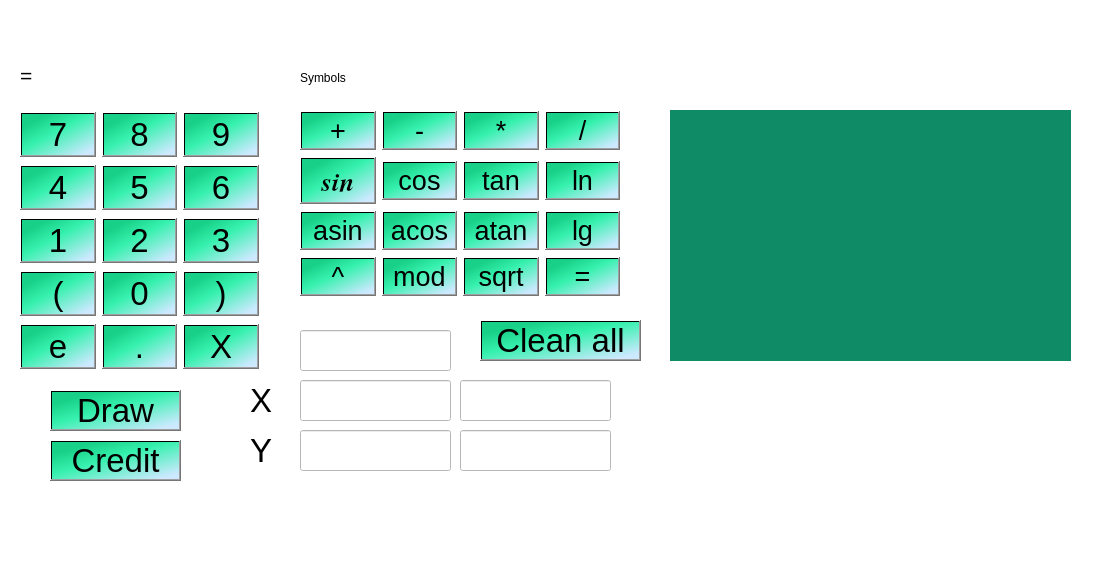
<?xml version="1.0" encoding="UTF-8"?>
<ui version="4.0">
 <class>MainWindow</class>
 <widget class="QMainWindow" name="SmartCalc_v2.0">
  <property name="geometry">
   <rect>
    <x>0</x>
    <y>0</y>
    <width>1099</width>
    <height>569</height>
   </rect>
  </property>
  <property name="windowTitle">
   <string>SmartCalc_v2.0</string>
  </property>
  <property name="styleSheet">
   <string notr="true">background-color: rgb(255, 255, 255);</string>
  </property>
  <widget class="QWidget" name="centralwidget">
   <widget class="QLabel" name="input">
    <property name="geometry">
     <rect>
      <x>20</x>
      <y>0</y>
      <width>1031</width>
      <height>51</height>
     </rect>
    </property>
    <property name="font">
     <font>
      <pointsize>16</pointsize>
     </font>
    </property>
    <property name="text">
     <string/>
    </property>
   </widget>
   <widget class="QLabel" name="result">
    <property name="geometry">
     <rect>
      <x>20</x>
      <y>50</y>
      <width>151</width>
      <height>51</height>
     </rect>
    </property>
    <property name="font">
     <font>
      <pointsize>16</pointsize>
     </font>
    </property>
    <property name="text">
     <string>=</string>
    </property>
   </widget>
   <widget class="QLineEdit" name="inout_X">
    <property name="geometry">
     <rect>
      <x>300</x>
      <y>330</y>
      <width>151</width>
      <height>41</height>
     </rect>
    </property>
   </widget>
   <widget class="QPushButton" name="clean_all">
    <property name="geometry">
     <rect>
      <x>480</x>
      <y>320</y>
      <width>161</width>
      <height>41</height>
     </rect>
    </property>
    <property name="font">
     <font>
      <pointsize>25</pointsize>
     </font>
    </property>
    <property name="styleSheet">
     <string notr="true">background-color: qlineargradient(spread:pad, x1:0.898, y1:0.943136, x2:0.01, y2:0, stop:0 rgba(204, 233, 255, 255), stop:0.515306 rgba(54, 241, 174, 255), stop:0.821429 rgba(24, 208, 135, 255));</string>
    </property>
    <property name="text">
     <string>Clean all</string>
    </property>
   </widget>
   <widget class="QLabel" name="label_2">
    <property name="geometry">
     <rect>
      <x>300</x>
      <y>70</y>
      <width>62</width>
      <height>16</height>
     </rect>
    </property>
    <property name="text">
     <string>Symbols</string>
    </property>
   </widget>
   <widget class="QLabel" name="symbols">
    <property name="geometry">
     <rect>
      <x>370</x>
      <y>70</y>
      <width>62</width>
      <height>16</height>
     </rect>
    </property>
    <property name="text">
     <string/>
    </property>
   </widget>
   <widget class="QLineEdit" name="inout_X_0">
    <property name="geometry">
     <rect>
      <x>300</x>
      <y>380</y>
      <width>151</width>
      <height>41</height>
     </rect>
    </property>
   </widget>
   <widget class="QLineEdit" name="inout_Y_1">
    <property name="geometry">
     <rect>
      <x>460</x>
      <y>430</y>
      <width>151</width>
      <height>41</height>
     </rect>
    </property>
   </widget>
   <widget class="QLineEdit" name="inout_X_1">
    <property name="geometry">
     <rect>
      <x>460</x>
      <y>380</y>
      <width>151</width>
      <height>41</height>
     </rect>
    </property>
   </widget>
   <widget class="QLineEdit" name="inout_Y_0">
    <property name="geometry">
     <rect>
      <x>300</x>
      <y>430</y>
      <width>151</width>
      <height>41</height>
     </rect>
    </property>
   </widget>
   <widget class="QLabel" name="label_3">
    <property name="geometry">
     <rect>
      <x>250</x>
      <y>430</y>
      <width>41</width>
      <height>41</height>
     </rect>
    </property>
    <property name="font">
     <font>
      <pointsize>25</pointsize>
     </font>
    </property>
    <property name="text">
     <string>Y</string>
    </property>
   </widget>
   <widget class="QLabel" name="label_4">
    <property name="geometry">
     <rect>
      <x>250</x>
      <y>380</y>
      <width>41</width>
      <height>41</height>
     </rect>
    </property>
    <property name="font">
     <font>
      <pointsize>25</pointsize>
     </font>
    </property>
    <property name="styleSheet">
     <string notr="true"/>
    </property>
    <property name="text">
     <string>X</string>
    </property>
   </widget>
   <widget class="QPushButton" name="pushButton">
    <property name="geometry">
     <rect>
      <x>50</x>
      <y>390</y>
      <width>131</width>
      <height>41</height>
     </rect>
    </property>
    <property name="font">
     <font>
      <pointsize>25</pointsize>
     </font>
    </property>
    <property name="styleSheet">
     <string notr="true">background-color: qlineargradient(spread:pad, x1:0.898, y1:0.943136, x2:0.01, y2:0, stop:0 rgba(204, 233, 255, 255), stop:0.515306 rgba(54, 241, 174, 255), stop:0.821429 rgba(24, 208, 135, 255));</string>
    </property>
    <property name="text">
     <string>Draw</string>
    </property>
   </widget>
   <widget class="QPushButton" name="pushButton_2">
    <property name="geometry">
     <rect>
      <x>50</x>
      <y>440</y>
      <width>131</width>
      <height>41</height>
     </rect>
    </property>
    <property name="font">
     <font>
      <pointsize>25</pointsize>
     </font>
    </property>
    <property name="styleSheet">
     <string notr="true">background-color: qlineargradient(spread:pad, x1:0.898, y1:0.943136, x2:0.01, y2:0, stop:0 rgba(204, 233, 255, 255), stop:0.515306 rgba(54, 241, 174, 255), stop:0.821429 rgba(24, 208, 135, 255));
</string>
    </property>
    <property name="text">
     <string>Credit</string>
    </property>
   </widget>
   <widget class="QCustomPlot" name="grap" native="true">
    <property name="geometry">
     <rect>
      <x>670</x>
      <y>110</y>
      <width>401</width>
      <height>251</height>
     </rect>
    </property>
    <property name="styleSheet">
     <string notr="true">background-color: rgb(15, 139, 102);</string>
    </property>
   </widget>
   <widget class="QWidget" name="gridLayoutWidget_2">
    <property name="geometry">
     <rect>
      <x>300</x>
      <y>110</y>
      <width>320</width>
      <height>187</height>
     </rect>
    </property>
    <layout class="QGridLayout" name="gridLayout_2">
     <item row="3" column="0">
      <widget class="QPushButton" name="_ASIN">
       <property name="font">
        <font>
         <pointsize>20</pointsize>
        </font>
       </property>
       <property name="styleSheet">
        <string notr="true">background-color: qlineargradient(spread:pad, x1:0.898, y1:0.943136, x2:0.01, y2:0, stop:0 rgba(204, 233, 255, 255), stop:0.515306 rgba(54, 241, 174, 255), stop:0.821429 rgba(24, 208, 135, 255));</string>
       </property>
       <property name="text">
        <string>asin</string>
       </property>
      </widget>
     </item>
     <item row="0" column="3">
      <widget class="QPushButton" name="_DIV">
       <property name="font">
        <font>
         <pointsize>20</pointsize>
        </font>
       </property>
       <property name="styleSheet">
        <string notr="true">background-color: qlineargradient(spread:pad, x1:0.898, y1:0.943136, x2:0.01, y2:0, stop:0 rgba(204, 233, 255, 255), stop:0.515306 rgba(54, 241, 174, 255), stop:0.821429 rgba(24, 208, 135, 255));</string>
       </property>
       <property name="text">
        <string>/</string>
       </property>
      </widget>
     </item>
     <item row="3" column="2">
      <widget class="QPushButton" name="_ATAN">
       <property name="font">
        <font>
         <pointsize>20</pointsize>
        </font>
       </property>
       <property name="styleSheet">
        <string notr="true">background-color: qlineargradient(spread:pad, x1:0.898, y1:0.943136, x2:0.01, y2:0, stop:0 rgba(204, 233, 255, 255), stop:0.515306 rgba(54, 241, 174, 255), stop:0.821429 rgba(24, 208, 135, 255));</string>
       </property>
       <property name="text">
        <string>atan</string>
       </property>
      </widget>
     </item>
     <item row="2" column="1">
      <widget class="QPushButton" name="_COS">
       <property name="font">
        <font>
         <pointsize>20</pointsize>
        </font>
       </property>
       <property name="styleSheet">
        <string notr="true">background-color: qlineargradient(spread:pad, x1:0.898, y1:0.943136, x2:0.01, y2:0, stop:0 rgba(204, 233, 255, 255), stop:0.515306 rgba(54, 241, 174, 255), stop:0.821429 rgba(24, 208, 135, 255));</string>
       </property>
       <property name="text">
        <string>cos</string>
       </property>
      </widget>
     </item>
     <item row="2" column="2">
      <widget class="QPushButton" name="_TAN">
       <property name="font">
        <font>
         <pointsize>20</pointsize>
        </font>
       </property>
       <property name="styleSheet">
        <string notr="true">background-color: qlineargradient(spread:pad, x1:0.898, y1:0.943136, x2:0.01, y2:0, stop:0 rgba(204, 233, 255, 255), stop:0.515306 rgba(54, 241, 174, 255), stop:0.821429 rgba(24, 208, 135, 255));</string>
       </property>
       <property name="text">
        <string>tan</string>
       </property>
      </widget>
     </item>
     <item row="3" column="1">
      <widget class="QPushButton" name="_ACOS">
       <property name="font">
        <font>
         <pointsize>20</pointsize>
        </font>
       </property>
       <property name="styleSheet">
        <string notr="true">background-color: qlineargradient(spread:pad, x1:0.898, y1:0.943136, x2:0.01, y2:0, stop:0 rgba(204, 233, 255, 255), stop:0.515306 rgba(54, 241, 174, 255), stop:0.821429 rgba(24, 208, 135, 255));</string>
       </property>
       <property name="text">
        <string>acos</string>
       </property>
      </widget>
     </item>
     <item row="0" column="0">
      <widget class="QPushButton" name="_SUM">
       <property name="font">
        <font>
         <pointsize>20</pointsize>
        </font>
       </property>
       <property name="styleSheet">
        <string notr="true">background-color: qlineargradient(spread:pad, x1:0.898, y1:0.943136, x2:0.01, y2:0, stop:0 rgba(204, 233, 255, 255), stop:0.515306 rgba(54, 241, 174, 255), stop:0.821429 rgba(24, 208, 135, 255));</string>
       </property>
       <property name="text">
        <string>+</string>
       </property>
      </widget>
     </item>
     <item row="2" column="3">
      <widget class="QPushButton" name="_LN">
       <property name="font">
        <font>
         <pointsize>20</pointsize>
        </font>
       </property>
       <property name="styleSheet">
        <string notr="true">background-color: qlineargradient(spread:pad, x1:0.898, y1:0.943136, x2:0.01, y2:0, stop:0 rgba(204, 233, 255, 255), stop:0.515306 rgba(54, 241, 174, 255), stop:0.821429 rgba(24, 208, 135, 255));</string>
       </property>
       <property name="text">
        <string>ln</string>
       </property>
      </widget>
     </item>
     <item row="2" column="0">
      <widget class="QPushButton" name="_SIN">
       <property name="font">
        <font>
         <family>TeX Gyre Termes</family>
         <pointsize>20</pointsize>
         <italic>true</italic>
         <bold>true</bold>
        </font>
       </property>
       <property name="styleSheet">
        <string notr="true">background-color: qlineargradient(spread:pad, x1:0.898, y1:0.943136, x2:0.01, y2:0, stop:0 rgba(204, 233, 255, 255), stop:0.515306 rgba(54, 241, 174, 255), stop:0.821429 rgba(24, 208, 135, 255));</string>
       </property>
       <property name="text">
        <string>sin</string>
       </property>
      </widget>
     </item>
     <item row="3" column="3">
      <widget class="QPushButton" name="_LG">
       <property name="font">
        <font>
         <pointsize>20</pointsize>
        </font>
       </property>
       <property name="styleSheet">
        <string notr="true">background-color: qlineargradient(spread:pad, x1:0.898, y1:0.943136, x2:0.01, y2:0, stop:0 rgba(204, 233, 255, 255), stop:0.515306 rgba(54, 241, 174, 255), stop:0.821429 rgba(24, 208, 135, 255));</string>
       </property>
       <property name="text">
        <string>lg</string>
       </property>
      </widget>
     </item>
     <item row="0" column="1">
      <widget class="QPushButton" name="_SUB">
       <property name="font">
        <font>
         <pointsize>20</pointsize>
        </font>
       </property>
       <property name="styleSheet">
        <string notr="true">background-color: qlineargradient(spread:pad, x1:0.898, y1:0.943136, x2:0.01, y2:0, stop:0 rgba(204, 233, 255, 255), stop:0.515306 rgba(54, 241, 174, 255), stop:0.821429 rgba(24, 208, 135, 255));</string>
       </property>
       <property name="text">
        <string>-</string>
       </property>
      </widget>
     </item>
     <item row="0" column="2">
      <widget class="QPushButton" name="_MUL">
       <property name="font">
        <font>
         <pointsize>20</pointsize>
        </font>
       </property>
       <property name="styleSheet">
        <string notr="true">background-color: qlineargradient(spread:pad, x1:0.898, y1:0.943136, x2:0.01, y2:0, stop:0 rgba(204, 233, 255, 255), stop:0.515306 rgba(54, 241, 174, 255), stop:0.821429 rgba(24, 208, 135, 255));</string>
       </property>
       <property name="text">
        <string>*</string>
       </property>
      </widget>
     </item>
     <item row="4" column="0">
      <widget class="QPushButton" name="_POW">
       <property name="font">
        <font>
         <pointsize>20</pointsize>
        </font>
       </property>
       <property name="styleSheet">
        <string notr="true">background-color: qlineargradient(spread:pad, x1:0.898, y1:0.943136, x2:0.01, y2:0, stop:0 rgba(204, 233, 255, 255), stop:0.515306 rgba(54, 241, 174, 255), stop:0.821429 rgba(24, 208, 135, 255));</string>
       </property>
       <property name="text">
        <string>^</string>
       </property>
      </widget>
     </item>
     <item row="4" column="1">
      <widget class="QPushButton" name="_MOD">
       <property name="font">
        <font>
         <pointsize>20</pointsize>
        </font>
       </property>
       <property name="styleSheet">
        <string notr="true">background-color: qlineargradient(spread:pad, x1:0.898, y1:0.943136, x2:0.01, y2:0, stop:0 rgba(204, 233, 255, 255), stop:0.515306 rgba(54, 241, 174, 255), stop:0.821429 rgba(24, 208, 135, 255));</string>
       </property>
       <property name="text">
        <string>mod</string>
       </property>
      </widget>
     </item>
     <item row="4" column="2">
      <widget class="QPushButton" name="_SQRT">
       <property name="font">
        <font>
         <pointsize>20</pointsize>
        </font>
       </property>
       <property name="styleSheet">
        <string notr="true">background-color: qlineargradient(spread:pad, x1:0.898, y1:0.943136, x2:0.01, y2:0, stop:0 rgba(204, 233, 255, 255), stop:0.515306 rgba(54, 241, 174, 255), stop:0.821429 rgba(24, 208, 135, 255));</string>
       </property>
       <property name="text">
        <string>sqrt</string>
       </property>
      </widget>
     </item>
     <item row="4" column="3">
      <widget class="QPushButton" name="EQUALLY">
       <property name="font">
        <font>
         <pointsize>20</pointsize>
        </font>
       </property>
       <property name="styleSheet">
        <string notr="true">background-color: qlineargradient(spread:pad, x1:0.898, y1:0.943136, x2:0.01, y2:0, stop:0 rgba(204, 233, 255, 255), stop:0.515306 rgba(54, 241, 174, 255), stop:0.821429 rgba(24, 208, 135, 255));</string>
       </property>
       <property name="text">
        <string>=</string>
       </property>
      </widget>
     </item>
    </layout>
   </widget>
   <widget class="QWidget" name="gridLayoutWidget">
    <property name="geometry">
     <rect>
      <x>20</x>
      <y>110</y>
      <width>239</width>
      <height>261</height>
     </rect>
    </property>
    <layout class="QGridLayout" name="gridLayout">
     <item row="2" column="0">
      <widget class="QPushButton" name="_1">
       <property name="font">
        <font>
         <pointsize>25</pointsize>
        </font>
       </property>
       <property name="styleSheet">
        <string notr="true">background-color: qlineargradient(spread:pad, x1:0.898, y1:0.943136, x2:0.01, y2:0, stop:0 rgba(204, 233, 255, 255), stop:0.515306 rgba(54, 241, 174, 255), stop:0.821429 rgba(24, 208, 135, 255));</string>
       </property>
       <property name="text">
        <string>1</string>
       </property>
      </widget>
     </item>
     <item row="1" column="2">
      <widget class="QPushButton" name="_6">
       <property name="font">
        <font>
         <pointsize>25</pointsize>
        </font>
       </property>
       <property name="styleSheet">
        <string notr="true">background-color: qlineargradient(spread:pad, x1:0.898, y1:0.943136, x2:0.01, y2:0, stop:0 rgba(204, 233, 255, 255), stop:0.515306 rgba(54, 241, 174, 255), stop:0.821429 rgba(24, 208, 135, 255));</string>
       </property>
       <property name="text">
        <string>6</string>
       </property>
      </widget>
     </item>
     <item row="4" column="1">
      <widget class="QPushButton" name="_point">
       <property name="font">
        <font>
         <pointsize>25</pointsize>
        </font>
       </property>
       <property name="styleSheet">
        <string notr="true">background-color: qlineargradient(spread:pad, x1:0.898, y1:0.943136, x2:0.01, y2:0, stop:0 rgba(204, 233, 255, 255), stop:0.515306 rgba(54, 241, 174, 255), stop:0.821429 rgba(24, 208, 135, 255));</string>
       </property>
       <property name="text">
        <string>.</string>
       </property>
      </widget>
     </item>
     <item row="1" column="0">
      <widget class="QPushButton" name="_4">
       <property name="font">
        <font>
         <pointsize>25</pointsize>
        </font>
       </property>
       <property name="styleSheet">
        <string notr="true">background-color: qlineargradient(spread:pad, x1:0.898, y1:0.943136, x2:0.01, y2:0, stop:0 rgba(204, 233, 255, 255), stop:0.515306 rgba(54, 241, 174, 255), stop:0.821429 rgba(24, 208, 135, 255));</string>
       </property>
       <property name="text">
        <string>4</string>
       </property>
      </widget>
     </item>
     <item row="3" column="1">
      <widget class="QPushButton" name="_0">
       <property name="font">
        <font>
         <pointsize>25</pointsize>
        </font>
       </property>
       <property name="styleSheet">
        <string notr="true">background-color: qlineargradient(spread:pad, x1:0.898, y1:0.943136, x2:0.01, y2:0, stop:0 rgba(204, 233, 255, 255), stop:0.515306 rgba(54, 241, 174, 255), stop:0.821429 rgba(24, 208, 135, 255));</string>
       </property>
       <property name="text">
        <string>0</string>
       </property>
      </widget>
     </item>
     <item row="4" column="0">
      <widget class="QPushButton" name="_E">
       <property name="font">
        <font>
         <pointsize>25</pointsize>
        </font>
       </property>
       <property name="styleSheet">
        <string notr="true">background-color: qlineargradient(spread:pad, x1:0.898, y1:0.943136, x2:0.01, y2:0, stop:0 rgba(204, 233, 255, 255), stop:0.515306 rgba(54, 241, 174, 255), stop:0.821429 rgba(24, 208, 135, 255));</string>
       </property>
       <property name="text">
        <string>e</string>
       </property>
      </widget>
     </item>
     <item row="4" column="2">
      <widget class="QPushButton" name="_X">
       <property name="font">
        <font>
         <pointsize>25</pointsize>
        </font>
       </property>
       <property name="styleSheet">
        <string notr="true">background-color: qlineargradient(spread:pad, x1:0.898, y1:0.943136, x2:0.01, y2:0, stop:0 rgba(204, 233, 255, 255), stop:0.515306 rgba(54, 241, 174, 255), stop:0.821429 rgba(24, 208, 135, 255));</string>
       </property>
       <property name="text">
        <string>X</string>
       </property>
      </widget>
     </item>
     <item row="3" column="0">
      <widget class="QPushButton" name="_BEG">
       <property name="font">
        <font>
         <pointsize>25</pointsize>
        </font>
       </property>
       <property name="styleSheet">
        <string notr="true">background-color: qlineargradient(spread:pad, x1:0.898, y1:0.943136, x2:0.01, y2:0, stop:0 rgba(204, 233, 255, 255), stop:0.515306 rgba(54, 241, 174, 255), stop:0.821429 rgba(24, 208, 135, 255));</string>
       </property>
       <property name="text">
        <string>(</string>
       </property>
      </widget>
     </item>
     <item row="3" column="2">
      <widget class="QPushButton" name="_END">
       <property name="font">
        <font>
         <pointsize>25</pointsize>
        </font>
       </property>
       <property name="styleSheet">
        <string notr="true">background-color: qlineargradient(spread:pad, x1:0.898, y1:0.943136, x2:0.01, y2:0, stop:0 rgba(204, 233, 255, 255), stop:0.515306 rgba(54, 241, 174, 255), stop:0.821429 rgba(24, 208, 135, 255));</string>
       </property>
       <property name="text">
        <string>)</string>
       </property>
      </widget>
     </item>
     <item row="2" column="1">
      <widget class="QPushButton" name="_2">
       <property name="font">
        <font>
         <pointsize>25</pointsize>
        </font>
       </property>
       <property name="styleSheet">
        <string notr="true">background-color: qlineargradient(spread:pad, x1:0.898, y1:0.943136, x2:0.01, y2:0, stop:0 rgba(204, 233, 255, 255), stop:0.515306 rgba(54, 241, 174, 255), stop:0.821429 rgba(24, 208, 135, 255));</string>
       </property>
       <property name="text">
        <string>2</string>
       </property>
      </widget>
     </item>
     <item row="1" column="1">
      <widget class="QPushButton" name="_5">
       <property name="font">
        <font>
         <pointsize>25</pointsize>
        </font>
       </property>
       <property name="styleSheet">
        <string notr="true">background-color: qlineargradient(spread:pad, x1:0.898, y1:0.943136, x2:0.01, y2:0, stop:0 rgba(204, 233, 255, 255), stop:0.515306 rgba(54, 241, 174, 255), stop:0.821429 rgba(24, 208, 135, 255));</string>
       </property>
       <property name="text">
        <string>5</string>
       </property>
      </widget>
     </item>
     <item row="0" column="0">
      <widget class="QPushButton" name="_7">
       <property name="font">
        <font>
         <pointsize>25</pointsize>
        </font>
       </property>
       <property name="styleSheet">
        <string notr="true">background-color: qlineargradient(spread:pad, x1:0.898, y1:0.943136, x2:0.01, y2:0, stop:0 rgba(204, 233, 255, 255), stop:0.515306 rgba(54, 241, 174, 255), stop:0.821429 rgba(24, 208, 135, 255));</string>
       </property>
       <property name="text">
        <string>7</string>
       </property>
      </widget>
     </item>
     <item row="0" column="1">
      <widget class="QPushButton" name="_8">
       <property name="font">
        <font>
         <pointsize>25</pointsize>
        </font>
       </property>
       <property name="styleSheet">
        <string notr="true">background-color: qlineargradient(spread:pad, x1:0.898, y1:0.943136, x2:0.01, y2:0, stop:0 rgba(204, 233, 255, 255), stop:0.515306 rgba(54, 241, 174, 255), stop:0.821429 rgba(24, 208, 135, 255));</string>
       </property>
       <property name="text">
        <string>8</string>
       </property>
      </widget>
     </item>
     <item row="2" column="2">
      <widget class="QPushButton" name="_3">
       <property name="font">
        <font>
         <pointsize>25</pointsize>
        </font>
       </property>
       <property name="styleSheet">
        <string notr="true">background-color: qlineargradient(spread:pad, x1:0.898, y1:0.943136, x2:0.01, y2:0, stop:0 rgba(204, 233, 255, 255), stop:0.515306 rgba(54, 241, 174, 255), stop:0.821429 rgba(24, 208, 135, 255));</string>
       </property>
       <property name="text">
        <string>3</string>
       </property>
      </widget>
     </item>
     <item row="0" column="2">
      <widget class="QPushButton" name="_9">
       <property name="font">
        <font>
         <pointsize>25</pointsize>
        </font>
       </property>
       <property name="styleSheet">
        <string notr="true">background-color: qlineargradient(spread:pad, x1:0.898, y1:0.943136, x2:0.01, y2:0, stop:0 rgba(204, 233, 255, 255), stop:0.515306 rgba(54, 241, 174, 255), stop:0.821429 rgba(24, 208, 135, 255));</string>
       </property>
       <property name="text">
        <string>9</string>
       </property>
      </widget>
     </item>
    </layout>
   </widget>
  </widget>
  <widget class="QStatusBar" name="statusbar"/>
 </widget>
 <customwidgets>
  <customwidget>
   <class>QCustomPlot</class>
   <extends>QWidget</extends>
   <header>qcustomplot.h</header>
   <container>1</container>
  </customwidget>
 </customwidgets>
 <resources/>
 <connections/>
</ui>
